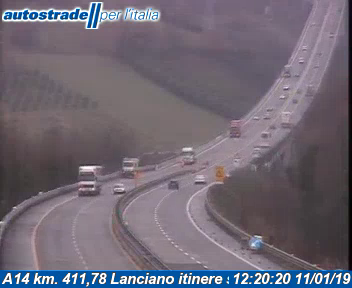
#> input picture frame 37 of videos/salitona.mp4, 352 x 288 px
$ python simple_median.py
#> lines starting #> are read from the running program, lines starting #| are printed output that depends on the picture
import numpy as np
import matplotlib.pyplot as plt
import cv2

import platform
if platform.system() == 'Darwin':
    import matplotlib
    matplotlib.use('Qt4Agg')

cap = cv2.VideoCapture('videos/salitona.mp4')
V = []
while True:
    ret,frame = cap.read()
#> frame is the input picture: shape (288, 352, 3); mean B, G, R 115.8, 104, 110.8
    if ret == False:
        break
    V.append(frame)
    cv2.imshow('window-name',frame)
    if cv2.waitKey(10) & 0xFF == ord('q'):
#> (key q is pressed here)
        break
cap.release()
cv2.destroyAllWindows()

V = np.array(V)
bg = np.zeros((V[0].shape[0], V[0].shape[1], 3), dtype=np.float32)
bg[:,:,0] = np.median(V[:,:,:,0], axis=0)/255
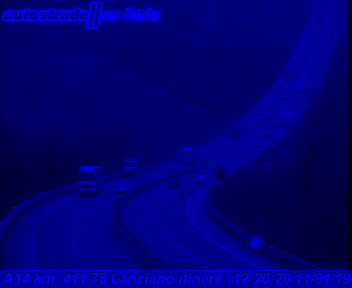
#> bg: shape (288, 352, 3) float32; mean of channels 0, 1, 2 0.454, 0, 0; drawn as B, G, R
bg[:,:,1] = np.median(V[:,:,:,1], axis=0)/255
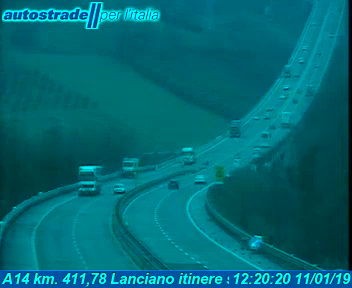
#> bg: shape (288, 352, 3) float32; mean of channels 0, 1, 2 0.454, 0.408, 0; drawn as B, G, R
bg[:,:,2] = np.median(V[:,:,:,2], axis=0)/255

plt.imshow(cv2.cvtColor(bg, cv2.COLOR_BGR2RGB))
plt.show()

$ run again, starting later in the video
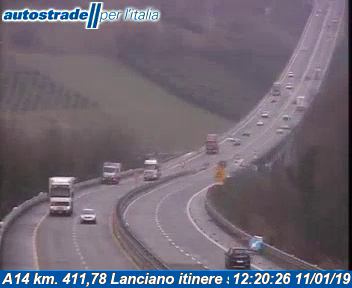
#> input picture frame 168 of videos/salitona.mp4, 352 x 288 px
#> frame is the input picture: shape (288, 352, 3); mean B, G, R 116, 103.7, 110.9
#> `bg[:,:,0] = np.median(V[:,:,:,0], axis=0)/255`:
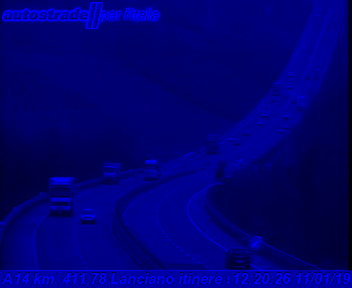
#> bg: shape (288, 352, 3) float32; mean of channels 0, 1, 2 0.455, 0, 0; drawn as B, G, R
#> `bg[:,:,1] = np.median(V[:,:,:,1], axis=0)/255`:
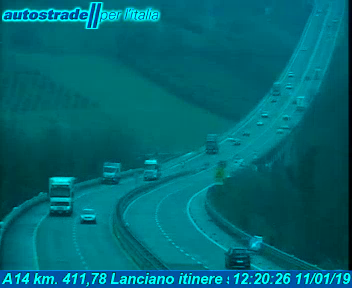
#> bg: shape (288, 352, 3) float32; mean of channels 0, 1, 2 0.455, 0.407, 0; drawn as B, G, R

$ run again, starting later in the video
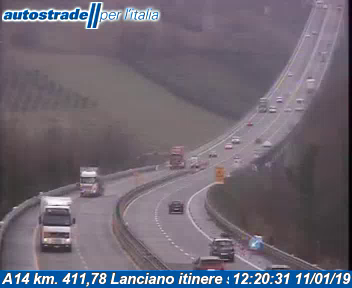
#> input picture frame 300 of videos/salitona.mp4, 352 x 288 px
#> frame is the input picture: shape (288, 352, 3); mean B, G, R 115.3, 103.4, 110
#> `bg[:,:,0] = np.median(V[:,:,:,0], axis=0)/255`:
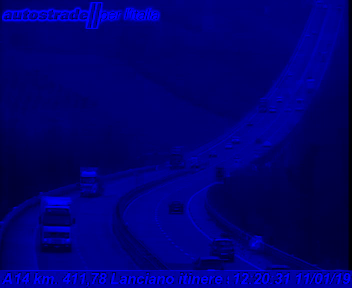
#> bg: shape (288, 352, 3) float32; mean of channels 0, 1, 2 0.452, 0, 0; drawn as B, G, R
#> `bg[:,:,1] = np.median(V[:,:,:,1], axis=0)/255`:
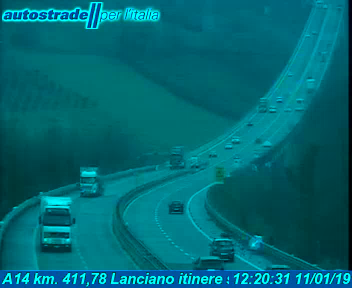
#> bg: shape (288, 352, 3) float32; mean of channels 0, 1, 2 0.452, 0.406, 0; drawn as B, G, R
